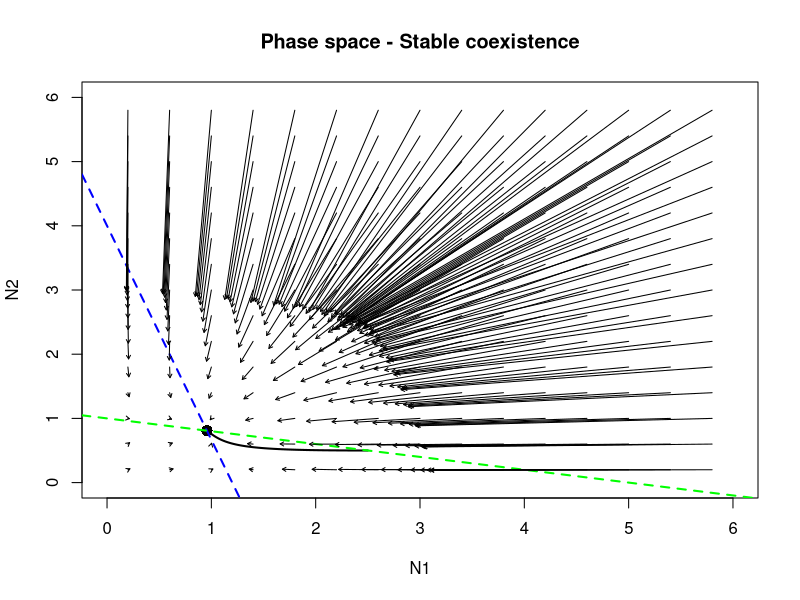
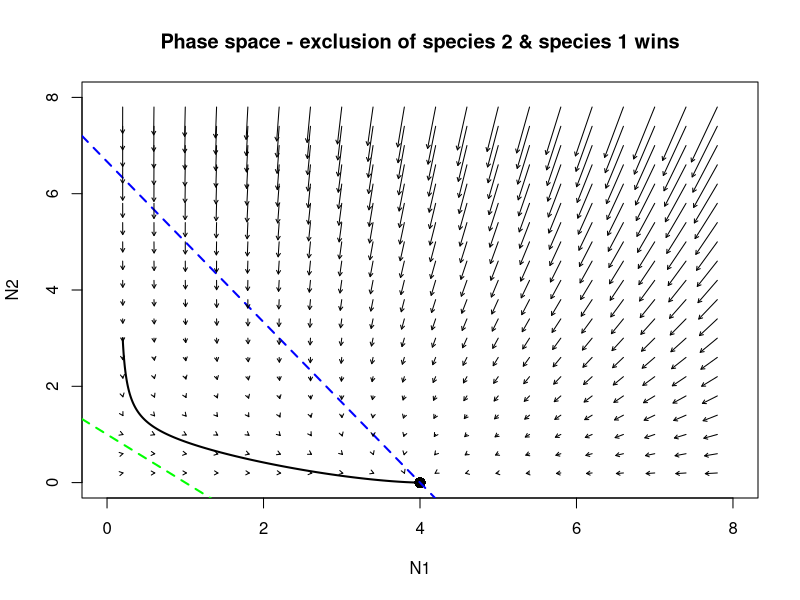
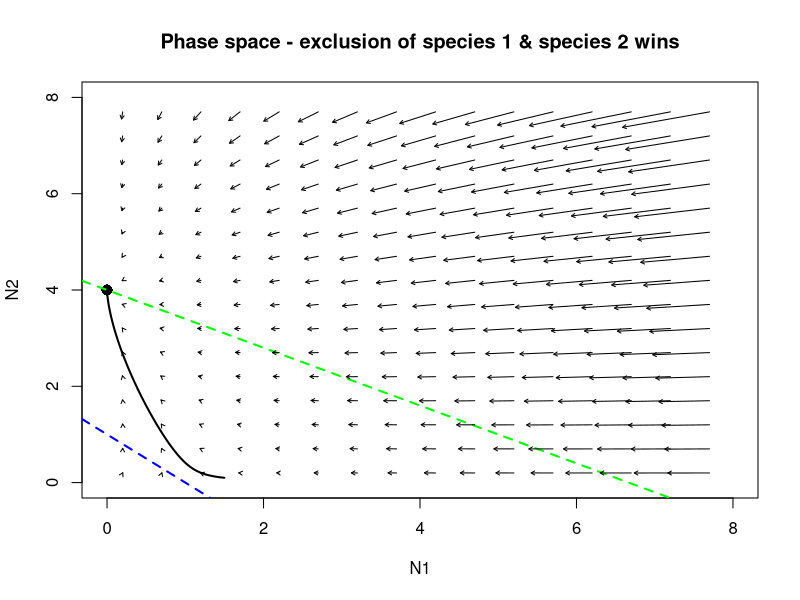
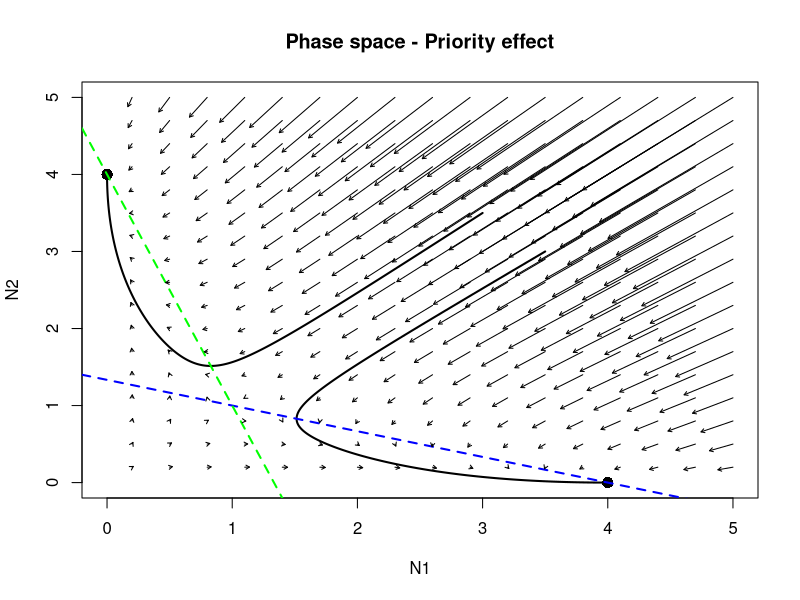
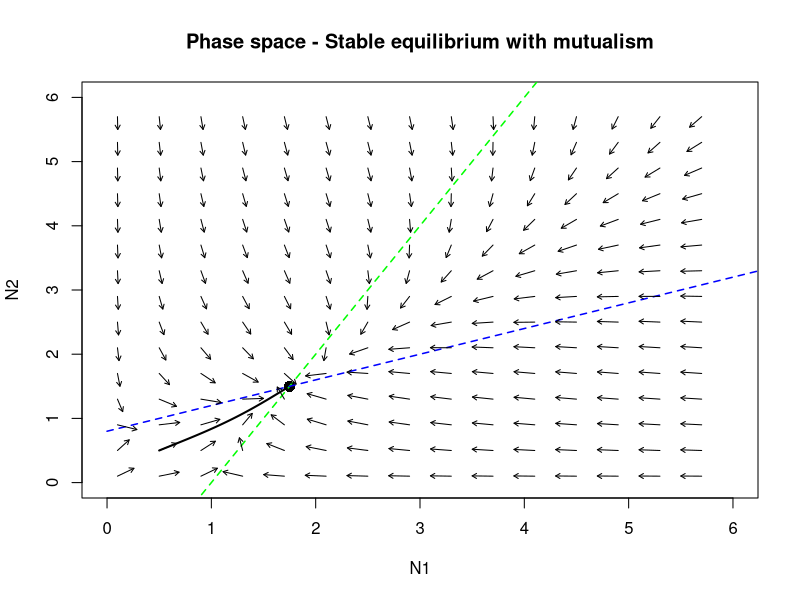
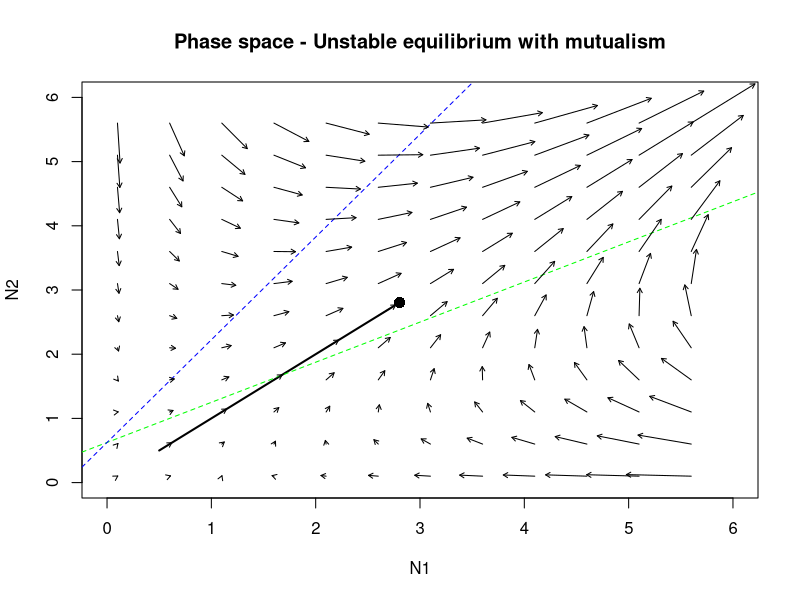

These figures' R source, in order:
#Written report SBL.06003 Classical models in Biology (exercises) 
#Spring semester 2025

#Student 1
#First name: Mathilde
#Family name: JACQUEY 
#Student number: 20-223-061

#Student 2
#First name: Florence
#Family name: KURZ
#Student number: 

#Student 3
#First name:
#Family name:
#Student number:

library(deSolve)
#!only de library "deSolve" is allowed!

########################
### Topic 4: Lotka-Volterra model for 2 competing species
rm(list=ls())

#R-code

#pré-requis: all parameters must be > 0
#r1 = intrinsic growth rate of species 1
#r2 = intrinsic growth rate of species 2
#alpha11 = intraspecific competition
#alpha12 = interspecific competition
#alpha21 = interspecific competition
#alpha22 = intraspecific competition

##1. Stable Coexistence - convergence to a stable equilibrium
#define the function with several parameters: time, population size and parameters (alpha's and r's)
LV_model <-function(t,N,p){
  N1 <- N[1]
  N2 <- N[2]
  dN1 <- N1 * (p$r1 - p$alpha11 * N1 - p$alpha12 * N2) 
  #p$alpha12 * N2 = competition effect from the second species
  dN2 <- N2 * (p$r2 - p$alpha21 * N1 - p$alpha22 * N2) 
  #N2*(p$r2 - p$alpha21 * N1) is the so-called logistic growth
  return(list(c(dN1,dN2)))
}

#pré-requis: (alpha12 / alpha22) < (r1 / r2) < (alpha11 / alpha21) and 
#(alpha21 / alpha11) < (r2 / r1) < (alpha22 / alpha12)
p <- list(r1 = 1.2, 
          r2 = 1, 
          alpha11 = 1, 
          alpha12 = 0.3, 
          alpha21 = 0.2, 
          alpha22 = 1)

#initial value (N when t=0)
N0 <- c(2.5,0.5)
#time steps at which we aim an numerical evaluation of the solution
time_steps <- seq(0,50,by=0.01)

#run the numerical integrator
out <- ode(y = N0, times = time_steps, func = LV_model, parms = p)
par(mfrow=c(1,1))

#to plot in the phase space
plot(out[,2],out[,3],xlab ='N1',ylab ='N2', type='l',xlim=c(0,6),ylim=c(0,6), lwd=2, 
     main="Phase space - Stable coexistence")
points(out[length(time_steps),2],out[length(time_steps),3],col='black',pch=16,cex=1.5)

#add the non-trivial zero growth isocline for the species 1
#intercept is r1/alpha12 and slope is -alpha11/alpha12
abline(a = p$r1 / p$alpha12, b =  -p$alpha11 / p$alpha12, lty=2, col='blue', lwd=2)
#add the non-trivial zero growth isocline for the species 2
#intercept is r2/alpha22 and slope is -alpha21/alpha22
abline(a = p$r2 / p$alpha22, b =  -p$alpha21 / p$alpha22, lty=2, col='green', lwd=2)

#to add the vector field
N1.g <- seq(0.2,6,0.4)
N2.g <- seq(0.2,6,0.4)
for(i in 1:length(N1.g)){
  for(j in 1:length(N2.g)){
    N1 <- N1.g[i]
    N2 <- N2.g[j]
    dN1 <- N1 * (p$r1 - p$alpha11 * N1 - p$alpha12 * N2)
    dN2 <- N2 * (p$r2 - p$alpha21 * N1 - p$alpha22 * N2)
    arrows(N1, N2, N1+0.1*dN1, N2+0.1*dN2, length = 0.04)
  }
}

#2. Competitive Exclusion - exclusion of one of the species
#same function as above (because this is the same Lotka-Voltera equations)
LV_model <-function(t,N,p){
  N1 <- N[1]
  N2 <- N[2]
  dN1 <- N1 * (p$r1 - p$alpha11 * N1 - p$alpha12 * N2)
  dN2 <- N2 * (p$r2 - p$alpha21 * N1 - p$alpha22 * N2)
  return(list(c(dN1,dN2)))
}

#time steps at which we aim an numerical evaluation of the solution (same as above)
time_steps <- seq(0,50,by=0.01)

#pré-requis: alpha 11 > alpha12
p_1_excludes2 <- list(r1 = 2, r2 = 1, alpha11 = 0.5, alpha12 = 0.3, alpha21 = 1, alpha22 = 1)
#initial time (N when t=0)
N0_1 <- c(0.2,3)
#run the numerical integrator for species 1
out_1 <- ode(y = N0_1, times = time_steps, func = LV_model, parms = p_1_excludes2)

#pré-requis: alpha22 > alpha21
p_2_excludes1 <- list(r1 = 1, r2 = 2, alpha11 = 1, alpha12 = 1, alpha21 = 0.3, alpha22 = 0.5)
#initial time (N when t=0)
N0_2 <- c(1.5,0.1)
#run the numerical integrator for species 2
out_2 <- ode(y = N0_2, times = time_steps, func = LV_model, parms = p_2_excludes1)

#to plot both phase space
par(mfrow=c(1,1))
#phase space for species 1
plot(out_1[,2],out_1[,3],xlab ='N1',ylab ='N2', type='l',xlim=c(0,8),ylim=c(0,8), lwd=2, 
     main="Phase space - exclusion of species 2 & species 1 wins")
points(out_1[length(time_steps),2],out_1[length(time_steps),3],col='black',pch=16,cex=1.5)

#to add the non-trivial zero growth isoclines (for species 1 and 2)
abline(a = p_1_excludes2$r1 / p_1_excludes2$alpha12, 
       b =  -p_1_excludes2$alpha11 / p_1_excludes2$alpha12, lty=2, col='blue', lwd=2)
abline(a = p_1_excludes2$r2 / p_1_excludes2$alpha22, 
       b =  -p_1_excludes2$alpha21 / p_1_excludes2$alpha22, lty=2, col='green', lwd=2)

#to add the vector field
N1.g <- seq(0.2,8,0.4)
N2.g <- seq(0.2,8,0.4)
for(i in 1:length(N1.g)){
  for(j in 1:length(N2.g)){
    N1 <- N1.g[i]
    N2 <- N2.g[j]
    dN1 <- N1 * (p_1_excludes2$r1 - p_1_excludes2$alpha11 * N1 - p_1_excludes2$alpha12 * N2)
    dN2 <- N2 * (p_1_excludes2$r2 - p_1_excludes2$alpha21 * N1 - p_1_excludes2$alpha22 * N2)
    arrows(N1, N2, N1+0.01*dN1, N2+0.01*dN2, length = 0.04)
  }
}

#phase space for species 2
plot(out_2[,2],out_2[,3],xlab ='N1',ylab ='N2', type='l',xlim=c(0,8),ylim=c(0,8), lwd=2, 
     main="Phase space - exclusion of species 1 & species 2 wins")
points(out_2[length(time_steps),2],out_2[length(time_steps),3],col='black',pch=16,cex=1.5)

#to add the non-trivial zero growth isoclines (for species 1 and 2)
abline(a = p_2_excludes1$r1 / p_2_excludes1$alpha12, b =  -p_2_excludes1$alpha11 / p_2_excludes1$alpha12, 
       lty=2, col='blue', lwd=2)
abline(a = p_2_excludes1$r2 / p_2_excludes1$alpha22, b =  -p_2_excludes1$alpha21 / p_2_excludes1$alpha22, 
       lty=2, col='green', lwd=2)

#to add the vector field
N1.g <- seq(0.2,8,0.5)
N2.g <- seq(0.2,8,0.5)
for(i in 1:length(N1.g)){
  for(j in 1:length(N2.g)){
    N1 <- N1.g[i]
    N2 <- N2.g[j]
    dN1 <- N1 * (p_2_excludes1$r1 - p_2_excludes1$alpha11 * N1 - p_2_excludes1$alpha12 * N2)
    dN2 <- N2 * (p_2_excludes1$r2 - p_2_excludes1$alpha21 * N1 - p_2_excludes1$alpha22 * N2)
    arrows(N1, N2, N1+0.01*dN1, N2+0.01*dN2, length = 0.04)}}

#3. Priority Effects and Alternative Stable States - one species will win and the other will lose
#pré-requis: alpha12 > alpha11 and alpha21 > alpha22
LV_model <-function(t,N,p){
  N1 <- N[1]
  N2 <- N[2]
  dN1 <- N1 * (p$r1 - p$alpha11 * N1 - p$alpha12 * N2)
  dN2 <- N2 * (p$r2 - p$alpha21 * N1 - p$alpha22 * N2)
  return(list(c(dN1,dN2)))
}
p <- list(r1 = 2, r2 = 2, alpha11 = 0.5, alpha12 = 1.5, alpha21 = 1.5, alpha22 = 0.5)

#initial values for both species (when t=0)
N0_1 <- c(3.5,3)
N0_2 <- c(3,3.5)
#time steps at which we aim an numerical evaluation of the solution (same as above)
time_steps <- seq(0,50,by=0.01)
#run the numerical integrator for species 1 and 2
out_1 <- ode(y = N0_1, times = time_steps, func = LV_model, parms = p)
out_2 <- ode(y = N0_2, times = time_steps, func = LV_model, parms = p)

par(mfrow=c(1,1))
#to plot the phase space
plot(out_1[,2],out_1[,3],xlab ='N1',ylab ='N2', type='l',xlim=c(0,5),ylim=c(0,5), lwd=2, 
     main="Phase space - Priority effect")
points(out_1[length(time_steps),2],out_1[length(time_steps),3],col='black',pch=16,cex=1.5)
lines(out_2[,2],out_2[,3], type='l', lwd=2)
points(out_2[length(time_steps),2],out_2[length(time_steps),3],col='black',pch=16,cex=1.5)

#to add the non-trivial zero growth isocline for both species (1 and 2)
abline(a = p$r1 / p$alpha12, b =  -p$alpha11 / p$alpha12, lty=2, col='blue', lwd=2)
abline(a = p$r2 / p$alpha22, b =  -p$alpha21 / p$alpha22, lty=2, col='green', lwd=2)

#to add the vector field
N1.g <- seq(0.2,5,0.3)
N2.g <- seq(0.2,5,0.3)
for(i in 1:length(N1.g)){
  for(j in 1:length(N2.g)){
    N1 <- N1.g[i]
    N2 <- N2.g[j]
    dN1 <- N1 * (p$r1 - p$alpha11 * N1 - p$alpha12 * N2)
    dN2 <- N2 * (p$r2 - p$alpha21 * N1 - p$alpha22 * N2)
    arrows(N1, N2, N1+0.03*dN1, N2+0.03*dN2, length = 0.04)
  }
}

#Discussion of the results 

#1. Stable Coexistence
#We demonstrated that the system converges toward a stable equilibrium point (black point), indicating 
#coexistence of both species. 
#This occurs under the classical conditions where intra-specific (alpha11, alpha22) competition is stronger 
#than inter-specific (alpha12, alpha21) competition for each species, and the zero-growth iso-clines 
#intersect in such a way 
#that each species limits itself more than it limits the other.
#This is ecologically plausible in systems where species partition resources efficiently. 
#The vector field confirms that regardless of the initial population sizes,both species stabilize over time. 

#2. Competitive Exclusion
#We explored competitive exclusion where one species systematically drives the other to extinction. 
#In these cases, interference or exploitative competition from one species exceeds the self-limiting 
#forces within that species, leading to unstable coexistence and the eventual dominance of one competitor. 
#This outcome is consistent with the competitive exclusion principle, which states that two species 
#competing for identical resources cannot stably coexist. 
#The resulting dynamics strongly depend on the initial conditions and parameter values, especially the 
#strength of cross-species competition relative to intra-specific regulation.

#3. Priority Effects and Alternative Stable States
#We demonstrated priority effects: the final outcome of competition depends on the initial densities of the 
#species. 
#These dynamics are associated with alternative stable states, where each species can dominate depending 
#on starting conditions. 
#Here, inter-specific (alpha12, alpha21) competition exceeds intra-specific (alpha11, alpha22) competition 
#(i.e., both species are better at suppressing the other than limiting themselves), creating bistability. 
#This situation is ecologically relevant in cases such as invasive species, where early arrival or 
#slight numerical advantage can lead to monopolization of resources, even when both species have 
#otherwise similar ecological traits.






########################
### Topic 5: Lotka-Volterra model for 2 mutualistic species
rm(list=ls())

#R-code

#define the function with several parameters: time, population size and parameters (alpha's, gamma's and r's)
LV_mutualistic <- function(t, N, p) {
  N1 <- N[1]
  N2 <- N[2]
  dN1 <- N1 * (p$r1 - p$alpha11 * N1 + p$gamma12 * N2) #equation given with gamma12 and gamma21 
  #representing the mutualism terms 
  dN2 <- N2 * (p$r2 + p$gamma21 * N1 - p$alpha22 * N2)
  return(list(c(dN1, dN2)))
}

#1. For a stable equilibrium point
#pré-requis: gamma12, gamma21 < alpha11, alpha22
params_stable <- list(r1 = 1, 
                      r2 = 0.8, 
                      alpha11 = 1, 
                      alpha22 = 1, 
                      gamma12 = 0.5, 
                      gamma21 = 0.4)
#initial value (N when t=0)
N0_stable <- c(N1 = 0.5, N2 = 0.5)
#time steps at which we aim an numerical evaluation of the solution (same as above)
times_steps <- seq(0, 50, by = 0.1)
#run the numerical integrator
out_stable <- ode(y = N0_stable, times = times_steps, func = LV_mutualistic, parms = params_stable)

#plot the phase space for a stable equilibrium
plot(out_stable[, "N1"], out_stable[, "N2"], type = "l", lwd = 2, xlab = "N1", ylab = "N2",
     xlim = c(0, 6), ylim = c(0, 6), main = "Phase space - Stable equilibrium with mutualism")
points(tail(out_stable[, "N1"], 1), tail(out_stable[, "N2"], 1), pch = 16, col = "black", cex = 1.5)

#to plot the non-trivial zero growth isocline (dN1/dt = 0): N2 = (alpha11*N1 - r1)/gamma12
curve((params_stable$alpha11 * x - params_stable$r1) / params_stable$gamma12,
      from = 0, to = 8, add = TRUE, col = "green", lty = 2, lwd = 1.5)

#to plot the non-trivial zero growth isocline (dN2/dt = 0): N2 = (gamma21*N1 + r2)/alpha22
curve((params_stable$gamma21 * x + params_stable$r2) / params_stable$alpha22,
      from = 0, to = 8, add = TRUE, col = "blue", lty = 2, lwd = 1.5)

#to add a vector field
N1_seq <- seq(0.1, 6, by = 0.4)
N2_seq <- seq(0.1, 6, by = 0.4)
for (N1 in N1_seq) {
  for (N2 in N2_seq) {
    dN1 <- N1 * (params_stable$r1 - params_stable$alpha11 * N1 + params_stable$gamma12 * N2)
    dN2 <- N2 * (params_stable$r2 + params_stable$gamma21 * N1 - params_stable$alpha22 * N2)
    norm <- sqrt(dN1^2 + dN2^2)
    arrows(N1, N2,
           N1 + 0.2 * dN1 / norm,
           N2 + 0.2 * dN2 / norm,
           length = 0.05)
  }
}

#2. For an unstable equilibrium point
#pré-requis: gamma12, gamma21 > alpha11, alpha22
params_unstable <- list(r1 = 0.5, 
                        r2 = 0.5, 
                        alpha11 = 0.5, 
                        alpha22 = 0.5, 
                        gamma12 = 0.8, 
                        gamma21 = 0.8)
#initial value (when t=0)
N0_unstable <- c(N1 = 0.5, N2 = 0.5)
#time at which we aim an numerical evaluation of the solution (not the same as above)
times <- seq(0, 2, by = 0.01)
#run the numerical integrator
out_unstable <- ode(y = N0_unstable, times = times, func = LV_mutualistic, parms = params_unstable, 
                    maxsteps = 1e5)

#to plot the phase space
plot(out_unstable[, "N1"], out_unstable[, "N2"], type = "l", lwd = 2, xlab = "N1", ylab = "N2",
     xlim = c(0, 6), ylim = c(0, 6), main = "Phase space - Unstable equilibrium with mutualism")
points(tail(out_unstable[, "N1"], 1), tail(out_unstable[, "N2"], 1), pch = 16, col = "black", cex = 1.5)

#to add the non-trivial zero growth isoclines (for both species)
abline(a = params_unstable$r1 / params_unstable$gamma12,
       b = params_unstable$alpha11 / params_unstable$gamma12, col = "green", lty = 2)
abline(a = params_unstable$r2 / params_unstable$gamma21,
       b = params_unstable$gamma21 / params_unstable$alpha22, col = "blue", lty = 2)

#add a vector field
N1_seq <- seq(0.1, 6, by = 0.5)
N2_seq <- seq(0.1, 6, by = 0.5)
for (N1 in N1_seq) {
  for (N2 in N2_seq) {
    dN1 <- N1 * (params_unstable$r1 - params_unstable$alpha11 * N1 + params_unstable$gamma12 * N2)
    dN2 <- N2 * (params_unstable$r2 + params_unstable$gamma21 * N1 - params_unstable$alpha22 * N2)
    arrows(N1, N2, N1 + 0.05 * dN1, N2 + 0.05 * dN2, length = 0.05)
  }
}

#Discussion of the results

#1. Case of a stable equilibrium 
#The parameters were chosen so that the mutualistic interaction terms (gamma12, gamma21) are smaller than 
#the intra-specific competition coefficients (alpha11, alpha22). 
#This means that while each species benefits from the presence of the other, the self-limiting 
#effects dominate, preventing runaway population growth.
#The results show convergence toward a stable equilibrium point in the phase space, indicating a 
#situation of stable coexistence between the two species despite their positive interaction. 
#The vector field shows trajectories pointing inward toward the equilibrium.
#The non-trivial zero-growth iso-clines intersect in the positive quadrant, confirming the existence 
#of a feasible equilibrium.

#2. Case of an unstable equilibrium 
#In contrast, here it uses mutualism parameters (gamma12, gamma21) that exceed the 
#intra-specific competition terms (alpha11, alpha22). In other words, the positive effects of mutualism are 
#too strong compared to self-regulation (intra-specific competition). 
#This leads to explosive population growth, as seen in the phase trajectories, which rapidly diverge 
#from the origin.
#The vector field indicates divergence away from the origin and no equilibrium point, clearly 
#demonstrating that the system is dynamically unstable. 
#This instability reflects a poorly regulated obligate mutualism, where the mutual benefits cause 
#unchecked population increases—biologically unrealistic in systems with finite resources.
